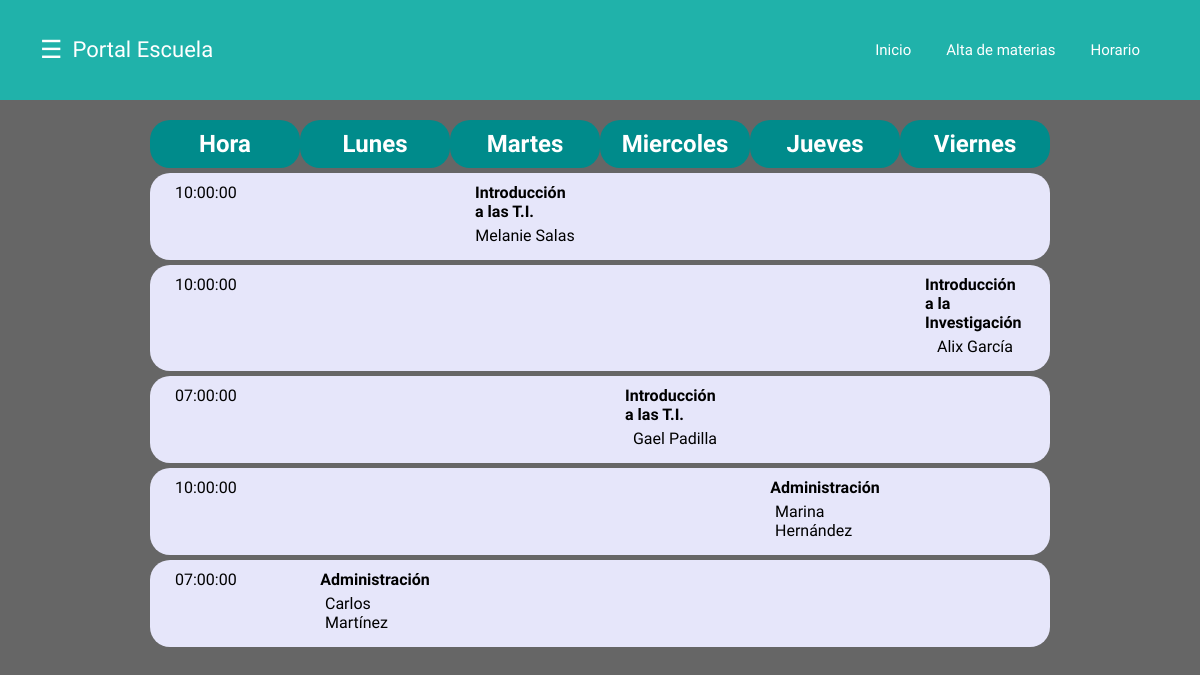
Screenshot of /Phorario.php?matricula=167284 with the database file from the repository.
### tables this page shows
CREATE TABLE `horario` (
  `IdHorario` int(11) NOT NULL,
  `Carrera` varchar(40) NOT NULL,
  `Semestre` int(11) NOT NULL,
  `Materia` varchar(40) NOT NULL,
  `IdProfe` int(11) NOT NULL,
  `Dia` varchar(30) NOT NULL,
  `Hora` time NOT NULL
);

CREATE TABLE `profesores` (
  `IdProfe` int(11) NOT NULL,
  `NombreProfe` varchar(40) NOT NULL,
  `ApellidoProfe` varchar(40) NOT NULL
);

### Phorario.php (the view, shortened to what this page needs)
<!DOCTYPE html>
<html>
<head>
	<link rel="stylesheet" type="text/css" href="Chorario.css">
</head>
<body>
	<?php
		$matricula=$_GET['matricula'];
		$bd=new mysqli("localhost","id20895239_uaqximeinfo","Baka baka01$","id20895239_alumnos");
		$query=mysqli_query($bd,"SELECT * FROM cargahoraria WHERE Matricula=$matricula");
	?>
	<header class="header">
		<div class="container">
		<div class="btn-menu">
			<label for="btn-menu">☰</label>
		</div>
			<div class="logo">
				<h1>Portal Escuela</h1>
			</div>
			<nav class="menu">
				<a href="<?php echo"Pprincipal.php?matricula=$matricula"?>">Inicio</a>
				<a href="<?php echo"Pregistro_materias.php?matricula=$matricula"?>">Alta de materias</a>
				<a href="<?php echo"Phorario.php?matricula=$matricula"?>">Horario</a>
			</nav>
		</div>
	</header>
	<div class="horario">
		<div class="alinear_materias">
		<div class="titulo">
			<h2>Hora</h2>
			<h2>Lunes</h2>
			<h2>Martes</h2>
			<h2>Miercoles</h2>
			<h2>Jueves</h2>
			<h2>Viernes</h2>
		</div>
		<span class="mantener">
		<div class="info_mate">
	<?php
		while($datos=mysqli_fetch_array($query)){
			$horario=$datos['IdHorario'];
			$horario_query=mysqli_query($bd,"SELECT Materia, IdProfe, Dia, Hora FROM horario WHERE IdHorario=$horario");
			while($datos_horario=mysqli_fetch_array($horario_query)){
				$profe=$datos_horario['IdProfe'];
				$profe_query=mysqli_query($bd,"SELECT * FROM profesores WHERE IdProfe=$profe");
				$datos_profe=mysqli_fetch_array($profe_query);?>
					<div class="alinear">
					<div class="horas">
						<p> <?php echo $datos_horario['Hora']?></p>
					</div>
					<div class="materias">
						<span><?php
								if($datos_horario['Dia']=="Lunes"){
									echo "<p class='mate'>".$datos_horario['Materia']."</p>";
									echo "<p>".$datos_profe['NombreProfe']." ".$datos_profe['ApellidoProfe']."</p>";
								}
							?>
						</span>
						<span><?php
								if($datos_horario['Dia']=="Martes"){
									echo "<p class='mate'>".$datos_horario['Materia']."</p>";
									echo "<p>".$datos_profe['NombreProfe']." ".$datos_profe['ApellidoProfe']."</p>";
								}
							?>
						</span>
						<span><?php
								if($datos_horario['Dia']=="Miércoles"){
									echo "<p class='mate'>".$datos_horario['Materia']."</p>";
									echo "<p>".$datos_profe['NombreProfe']." ".$datos_profe['ApellidoProfe']."</p>";
								}
							?>
						</span>
						<span><?php
								if($datos_horario['Dia']=="Jueves"){
									echo "<p class='mate'>".$datos_horario['Materia']."</p>";
									echo "<p>".$datos_profe['NombreProfe']." ".$datos_profe['ApellidoProfe']."</p>";
								}
							?>
						</span>
						<span><?php
								if($datos_horario['Dia']=="Viernes"){
									echo "<p class='mate'>".$datos_horario['Materia']."</p>";
									echo "<p>".$datos_profe['NombreProfe']." ".$datos_profe['ApellidoProfe']."</p>";
								}
							?>
						</span>
					</div>
					</div>
				<?php
			}
		}
	?>
	</div>
	</span>
	</div>
	</div>
</body>
</html>

### Chorario.css (style rules this page uses)
* { margin: 0; padding: 0; box-sizing: border-box; font-family: 'Montserrat Alternates', sans-serif; }
body { background-image: url(https://amqueretaro.com/wp-content/uploads/2019/12/uaq-2.jpg); }
.header { height: 100px; background-color: lightseagreen; }
.container { margin: 0px 40px 0px 40px; }
.container .btn-menu, .logo { float: left; line-height:100px; }
.container .btn-menu label { color: #fff; font-size: 25px; cursor: pointer; }
.logo h1 { color: #fff; font-weight: 400; font-size: 22px; margin-left: 10px; }
.container .menu { float: right; line-height:70px; display: flex; justify-items: center; align-items: center; }
.container .menu a { display: inline-block; padding: 15px; text-decoration: none; color: #fff; transition: all 0.3s ease; font-size: 15px; margin-right: 5px; }
.horario { margin-top: 20px; }
.alinear_materias { display: block; }
.titulo { display: flex; justify-content: center; }
.titulo h2 { display: flex; justify-content: center; padding: 10px 25px 10px 25px; width: 150px ; border-radius: 20px; background-color: darkcyan; color: white; }
.mantener { display: flex; justify-content: center; }
.info_mate { display: block; }
.alinear { display: flex; justify-content: center; margin: 5px 0px 5px 0px; border-radius: 20px; background-color: lavender; }
.horas { display: block; justify-content: center; }
.horas p { padding: 10px 25px 10px 25px; width: 150px ; }
.materias { display: flex; justify-content: center; }
.materias span { padding: 10px 25px 10px 25px; width: 150px ; }
.materias span p { margin: 0px 0px 5px 0px; display: flex; justify-content: center; }
.materias span .mate { margin: 0px 0px 5px 0px; display: flex; justify-content: center; font-weight: bold; }

### rows the page displays
horario: Hora "10:00:00", Materia "Introducción a las T.I.", IdProfe.NombreProfe "Melanie", IdProfe.ApellidoProfe "Salas"
horario: Hora "10:00:00", Materia "Introducción a la Investigación", IdProfe.NombreProfe "Alix", IdProfe.ApellidoProfe "García"
horario: Hora "07:00:00", Materia "Introducción a las T.I.", IdProfe.NombreProfe "Gael", IdProfe.ApellidoProfe "Padilla"
horario: Hora "10:00:00", Materia "Administración", IdProfe.NombreProfe "Marina", IdProfe.ApellidoProfe "Hernández"
horario: Hora "07:00:00", Materia "Administración", IdProfe.NombreProfe "Carlos", IdProfe.ApellidoProfe "Martínez"
